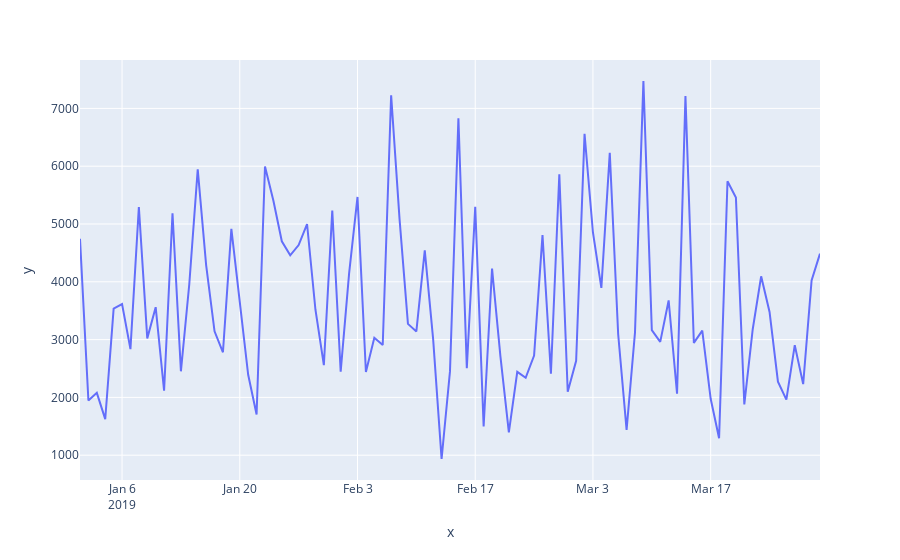

Source (notebook cell):
### Code cell
# 4- Scatter com 3 variáveis (cores) para mapear correlações com a variável resposta (SNS)
